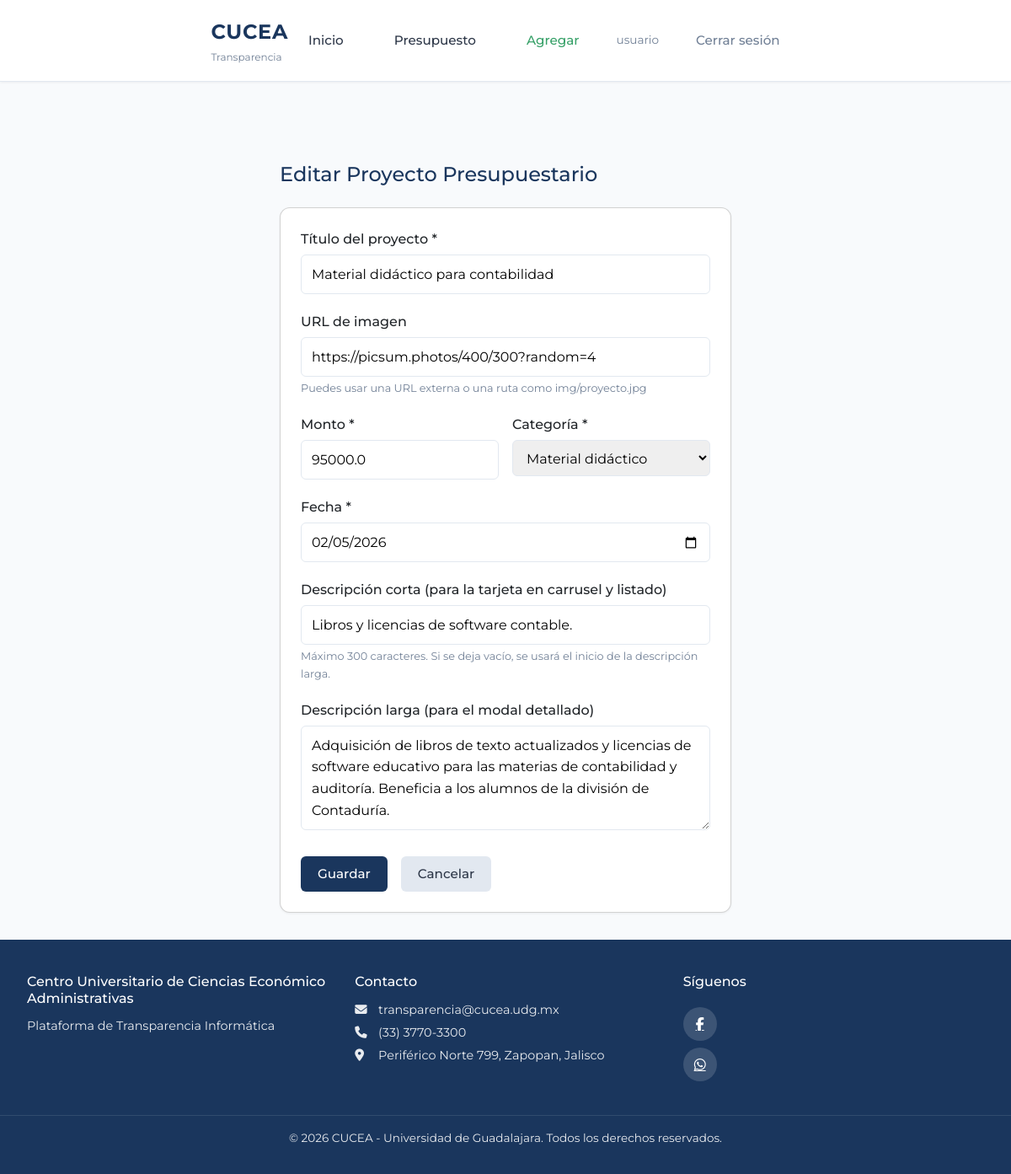
The page /presupuesto/editar/4 (signed in) on the database its author committed.
### models.py (models this page shows, shortened)
class Usuario(UserMixin, db.Model):
    __tablename__ = 'usuarios'
    id = db.Column(db.Integer, primary_key=True)
    email = db.Column(db.String(120), unique=True, nullable=False, index=True)
    password_hash = db.Column(db.String(256), nullable=False)
    nombre = db.Column(db.String(100), nullable=False)
    es_admin = db.Column(db.Boolean, default=False, nullable=False)
    fecha_registro = db.Column(db.DateTime, default=datetime.utcnow)
    @property
    def es_administrador(self):
        return self.es_admin

class Presupuesto(db.Model):
    __tablename__ = 'presupuestos'
    id = db.Column(db.Integer, primary_key=True)
    concepto = db.Column(db.String(200), nullable=False)  # Título del proyecto
    descripcion_corta = db.Column(db.String(300))  # Resumen breve para la card (si vacío se trunca descripcion)
    descripcion = db.Column(db.Text)  # Descripción larga para el modal
    imagen_url = db.Column(db.String(500))  # Ruta o URL de imagen (ej: img/proyecto1.jpg)
    monto = db.Column(db.Float, nullable=False)
    categoria = db.Column(db.String(100), nullable=False)
    fecha = db.Column(db.Date, nullable=False)  # Fecha del proyecto
    likes = db.Column(db.Integer, default=0, nullable=False)
    dislikes = db.Column(db.Integer, default=0, nullable=False)
    fecha_registro = db.Column(db.DateTime, default=datetime.utcnow)
    comentarios = db.relationship('Comentario', backref='presupuesto', lazy='dynamic', order_by='Comentario.fecha_creacion')

### app.py (the view, shortened to what this page needs)
    @app.route('/presupuesto/editar/<int:id>', methods=['GET', 'POST'])
    @login_required
    def presupuesto_editar(id):
        if not current_user.es_administrador:
            abort(403)
        presupuesto = Presupuesto.query.get_or_404(id)
        return render_template('presupuesto/formulario.html', presupuesto=presupuesto, categorias=CATEGORIAS)

### templates/presupuesto/formulario.html (shortened to what this page needs)
{% extends "base/layout.html" %}
{% block content %}
<div class="form-page">
    <header class="form-header">
        <h1>{{ 'Editar' if presupuesto else 'Nuevo' }} Proyecto Presupuestario</h1>
    </header>
    <div class="card">
        <form method="POST" class="presupuesto-form" enctype="multipart/form-data">
            <div class="form-group">
                <label for="concepto">Título del proyecto *</label>
                <input type="text" id="concepto" name="concepto" required
                       value="{{ presupuesto.concepto if presupuesto else request.form.get('concepto', '') }}"
                       placeholder="Ej: Renovación de laboratorios">
            </div>
            <div class="form-group">
                <label for="imagen_url">URL de imagen</label>
                <input type="text" id="imagen_url" name="imagen_url"
                       value="{{ presupuesto.imagen_url if presupuesto else request.form.get('imagen_url', '') }}"
                       placeholder="https://ejemplo.com/imagen.jpg o img/proyecto.jpg">
                <small>Puedes usar una URL externa o una ruta como img/proyecto.jpg</small>
            </div>
            <div class="form-row">
                <div class="form-group">
                    <label for="monto">Monto *</label>
                    <input type="number" id="monto" name="monto" required step="0.01" min="0"
                           value="{{ presupuesto.monto if presupuesto else request.form.get('monto', '') }}"
                           placeholder="0.00">
                </div>
                <div class="form-group">
                    <label for="categoria">Categoría *</label>
                    <select id="categoria" name="categoria" required>
                        {% for cat in categorias %}
                        <option value="{{ cat }}" {% if (presupuesto and presupuesto.categoria == cat) or request.form.get('categoria') == cat %}selected{% endif %}>{{ cat }}</option>
                        {% endfor %}
                    </select>
                </div>
            </div>
            <div class="form-group">
                <label for="fecha">Fecha *</label>
                <input type="date" id="fecha" name="fecha" required
                       value="{{ presupuesto.fecha.strftime('%Y-%m-%d') if presupuesto else request.form.get('fecha', '') }}">
            </div>
            <div class="form-group">
                <label for="descripcion_corta">Descripción corta (para la tarjeta en carrusel y listado)</label>
                <input type="text" id="descripcion_corta" name="descripcion_corta" maxlength="300"
                       value="{{ presupuesto.descripcion_corta if presupuesto else request.form.get('descripcion_corta', '') }}"
                       placeholder="Una línea breve que se verá en la card...">
                <small>Máximo 300 caracteres. Si se deja vacío, se usará el inicio de la descripción larga.</small>
            </div>
            <div class="form-group">
                <label for="descripcion">Descripción larga (para el modal detallado)</label>
                <textarea id="descripcion" name="descripcion" rows="4"
                          placeholder="Descripción completa del proyecto...">{{ presupuesto.descripcion if presupuesto else request.form.get('descripcion', '') }}</textarea>
            </div>
            <div class="form-actions">
                <button type="submit" class="btn btn--primary">Guardar</button>
                <a href="{{ url_for('presupuestos_lista') }}" class="btn btn--secondary">Cancelar</a>
            </div>
        </form>
    </div>
</div>
{% endblock %}

### templates/base/layout.html (shortened to what this page needs)
<!DOCTYPE html>
<html lang="es">
<head>
    <link href="https://cdn.jsdelivr.net/npm/bootstrap@5.3.2/dist/css/bootstrap.min.css" rel="stylesheet">
    <link rel="stylesheet" href="https://cdnjs.cloudflare.com/ajax/libs/font-awesome/6.5.1/css/all.min.css">
    <link rel="stylesheet" href="{{ url_for('static', filename='css/main.css') }}">
</head>
<body>
    <header class="navbar navbar--sticky" id="main-navbar">
        <div class="navbar__container">
            <a href="{{ url_for('index') }}" class="navbar__brand">
                <span class="navbar__logo">CUCEA</span>
                <span class="navbar__subtitle">Transparencia</span>
            </a>
            <nav class="navbar__menu">
                <a href="{{ url_for('index') }}" class="navbar__link">Inicio</a>
                <a href="{{ url_for('presupuestos_lista') }}" class="navbar__link">Presupuesto</a>
                {% if current_user.is_authenticated and current_user.es_administrador %}
                    <a href="{{ url_for('presupuesto_nuevo') }}" class="navbar__link navbar__link--admin">Agregar</a>
                    <span class="navbar__user">{{ current_user.nombre }}</span>
                    <a href="{{ url_for('auth_logout') }}" class="navbar__link navbar__link--logout">Cerrar sesión</a>
                {% else %}
                    <a href="{{ url_for('auth_login') }}" class="navbar__link navbar__link--cta">Iniciar Sesión</a>
                {% endif %}
            </nav>
        </div>
    </header>
    <main class="main-content">
        {% block content %}{% endblock %}
    </main>
    <footer class="footer">
        <div class="footer__content">
            <div class="footer__section">
                <h4 class="footer__title">Centro Universitario de Ciencias Económico Administrativas</h4>
                <p class="footer__text">Plataforma de Transparencia Informática</p>
            </div>
            <div class="footer__section">
                <h4 class="footer__title">Contacto</h4>
                <p class="footer__text"><i class="fas fa-envelope"></i> transparencia@cucea.udg.mx</p>
                <p class="footer__text"><i class="fas fa-phone"></i> (33) 3770-3300</p>
                <p class="footer__text"><i class="fas fa-map-marker-alt"></i> Periférico Norte 799, Zapopan, Jalisco</p>
            </div>
            <div class="footer__section footer__social">
                <h4 class="footer__title">Síguenos</h4>
                <a href="https://www.facebook.com/CUCEA.UDG" target="_blank" rel="noopener" class="footer__icon" aria-label="Facebook">
                    <i class="fab fa-facebook-f"></i>
                </a>
                <a href="https://wa.me/523337703300" target="_blank" rel="noopener" class="footer__icon" aria-label="WhatsApp">
                    <i class="fab fa-whatsapp"></i>
                </a>
            </div>
        </div>
        <div class="footer__bottom">
            <p>&copy; {{ current_year }} CUCEA - Universidad de Guadalajara. Todos los derechos reservados.</p>
        </div>
    </footer>
</body>
</html>

### static/css/main.css (style rules this page uses)
:root { --color-primary: #1a365d; --color-primary-light: #2c5282; --color-primary-hover: #2d4a7c; --color-text: #2d3748; --color-text-muted: #718096; --color-bg: #f8fafc; --color-card: #ffffff; --color-border: #e2e8f0; --shadow: 0 1px 3px rgba(0, 0, 0, 0.06); --shadow-hover: 0 4px 12px rgba(0, 0, 0, 0.1); --navbar-height: 80px; --navbar-height-scrolled: 60px; --font-main: 'Montserrat', 'Segoe UI', system-ui, sans-serif; }
* { box-sizing: border-box; }
body { margin: 0; font-family: var(--font-main); background: var(--color-bg); color: var(--color-text); line-height: 1.6; min-height: 100vh; display: flex; flex-direction: column; }
.navbar { background: var(--color-card); border-bottom: 1px solid var(--color-border); box-shadow: var(--shadow); transition: all 0.3s ease; }
.navbar--sticky { position: sticky; top: 0; z-index: 1000; }
.navbar__container { display: flex; align-items: center; justify-content: space-between; padding: 0 2rem; height: var(--navbar-height); max-width: 1200px; margin: 0 auto; transition: all 0.3s ease; }
.navbar__brand { text-decoration: none; color: var(--color-primary); display: flex; flex-direction: column; }
.navbar__logo { font-size: 1.5rem; font-weight: 700; letter-spacing: 0.03em; transition: font-size 0.3s ease; }
.navbar__subtitle { font-size: 0.75rem; color: var(--color-text-muted); transition: font-size 0.3s ease; }
.navbar__menu { display: flex; align-items: center; gap: 0.75rem; }
.navbar__link { color: var(--color-text); text-decoration: none; font-weight: 500; font-size: 0.95rem; padding: 0.75rem 1.5rem; border-radius: 6px; transition: all 0.3s ease; }
.navbar__link--admin { color: #38a169; }
.navbar__link--logout { color: var(--color-text-muted); }
.navbar__user { font-size: 0.85rem; color: var(--color-text-muted); padding: 0 0.5rem; }
.main-content { flex: 1; padding: 0; min-height: 100vh; }
.btn { display: inline-block; padding: 0.6rem 1.25rem; border-radius: 6px; font-weight: 500; font-family: var(--font-main); text-decoration: none; cursor: pointer; border: none; font-size: 0.95rem; transition: background-color 0.2s, color 0.2s; }
.btn--primary { background: var(--color-primary); color: white; }
.btn--secondary { background: var(--color-border); color: var(--color-text); }
.form-page { max-width: 600px; margin: 0 auto; }
.form-header h1 { margin: 0 0 1.5rem; font-size: 1.5rem; color: var(--color-primary); }
.presupuesto-form .form-group { margin-bottom: 1.25rem; }
.presupuesto-form label { display: block; margin-bottom: 0.35rem; font-weight: 500; }
.presupuesto-form input, .presupuesto-form select, .presupuesto-form textarea { width: 100%; padding: 0.6rem 0.75rem; border: 1px solid var(--color-border); border-radius: 6px; font-size: 1rem; font-family: inherit; }
.presupuesto-form small { display: block; margin-top: 0.25rem; font-size: 0.8rem; color: var(--color-text-muted); }
.form-row { display: grid; grid-template-columns: 1fr 1fr; gap: 1rem; }
.form-actions { display: flex; gap: 1rem; margin-top: 1.5rem; }
.card { background: var(--color-card); border-radius: 12px; box-shadow: var(--shadow); padding: 1.5rem; }
.footer { background: var(--color-primary); color: rgba(255, 255, 255, 0.9); margin-top: auto; }
.footer__content { display: flex; flex-wrap: wrap; justify-content: space-around; gap: 2rem; padding: 2.5rem 2rem; max-width: 1200px; margin: 0 auto; }
.footer__section { flex: 1; min-width: 200px; }
.footer__title { margin: 0 0 0.75rem; font-size: 1rem; color: white; }
.footer__text { margin: 0.25rem 0; font-size: 0.9rem; }
.footer__text i { margin-right: 0.5rem; width: 1rem; }
.footer__social { display: flex; flex-direction: column; }
.footer__icon { display: inline-flex; align-items: center; justify-content: center; width: 40px; height: 40px; background: rgba(255, 255, 255, 0.15); color: white; border-radius: 50%; margin-right: 0.5rem; margin-top: 0.5rem; transition: background 0.2s; }
.footer__bottom { text-align: center; padding: 1rem 2rem; border-top: 1px solid rgba(255, 255, 255, 0.1); font-size: 0.85rem; }
.main-content .presupuestos-page, .main-content .auth-container, .main-content .form-page, .main-content .detalle-page { padding: 2rem; padding-top: calc(var(--navbar-height) + 1rem); }

### rows shown on the page
Usuario: nombre "usuario"
Presupuesto: concepto "Material didáctico para contabilidad", imagen_url "https://picsum.photos/400/300?random=4", monto "95000.0", categoria "Material didáctico", fecha "02/05/2026", descripcion_corta "Libros y licencias de software contable.", descripcion "Adquisición de libros de texto actualizados y licencias de software educativo para las materias de contabilidad y auditoría. Beneficia a los alumnos de la división de Contaduría."

### other values the page prints
{{ 'Editar' if presupuesto else 'Nuevo' }} "Editar"
